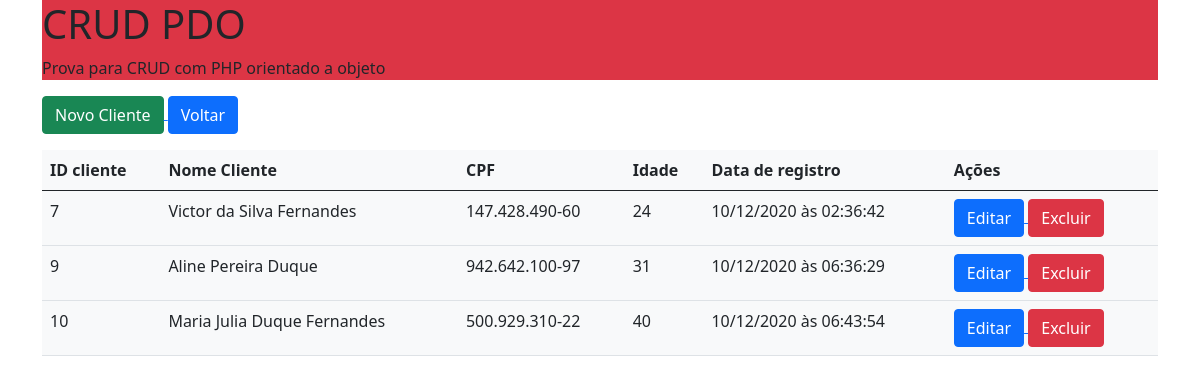
The page /clientes.php on the database its author committed.
### tables this page shows
CREATE TABLE `cliente` (
  `id` int(11) NOT NULL,
  `nome` text NOT NULL,
  `idade` text NOT NULL,
  `cpf` varchar(255) NOT NULL,
  `data_cadastro` timestamp NOT NULL DEFAULT current_timestamp() ON UPDATE current_timestamp(),
  `faturas_id` varchar(255) NOT NULL
);

### app/Db/Database.php (called while the page is built, shortened)
<?php
class Database{
    private $table;
    private $connection;
    public function __construct($table = null){
        $this->table = $table;
    }
    private function setConnection(){
        try{
            $this->connection = new PDO('mysql:host='.self::HOST.';dbname='.self::NAME,self::USER,self::PASS);
            $this->connection->setAttribute(PDO::ATTR_ERRMODE,PDO::ERRMODE_EXCEPTION);
        }catch(PDOException $e){
            die('ERROR: ' . $e->getMessage());
        }
    }
    public function execute($query, $params = []){
        try{
            $statement = $this->connection->prepare($query);
            $statement->execute($params);
            return $statement;
        }catch(PDOException $e){
            die('ERROR: ' . $e->getMessage());
        }
    }
    public function select($where = null, $order = null, $limit = null, $fields = '*'){
        $where = strlen($where) ? 'WHERE '.$where : '';
        $order = strlen($order) ? 'ORDER BY '.$order : '';
        $limit = strlen($limit) ? 'LIMIT '.$limit : '';
        $query = 'SELECT '.$fields.' FROM '.$this->table. ' '.$where.' '.$order.' '.$limit;
        return $this->execute($query);
    }
}

### app/Entity/Cliente.php (called while the page is built, shortened)
<?php
class Cliente{
    public static function getClientes($where = null, $order = null, $limit = null){
        return (new Database('cliente'))->select($where,$order,$limit)
                                        ->fetchAll(PDO::FETCH_CLASS,self::class);
    }
}

### clientes.php (called while the page is built, shortened)
<?php
$clientes = Cliente::getClientes();
include __DIR__.'/includes/header.php';
include __DIR__.'/includes/listagem.php';
include __DIR__.'/includes/footer.php';

### includes/listagem.php (the view, shortened to what this page needs)
<?php
    $resultados = '';
    foreach($clientes as $cliente){
        $resultados .= '<tr>
                            <td>'.$cliente->id.'</td>
                            <td>'.$cliente->nome.'</td>
                            <td>'.$cliente->cpf.'</td>
                            <td>'.$cliente->idade.'</td>
                            <td>'.date('d/m/Y à\s H:i:s', strtotime($cliente->data_cadastro)).'</td>
                            <td>
                                <a href="editar.php?id='.$cliente->id.'">
                                    <button type="button" class="btn btn-primary">Editar</button>
                                </a>
                                <a href="excluir.php?id='.$cliente->id.'">
                                    <button type="button" class="btn btn-danger">Excluir</button>
                                </a>
                            </td>
                        </tr>';
    }
    $resultados = strlen($resultados) ? $resultados : '<tr>
                                                            <td colspan="6" class="text-center">
                                                                Nenhum cliente cadastrado
                                                            </td>
                                                        </tr>';
?>
<main>
    <section>
        <a href="cadastrar.php">
            <button class="btn btn-success">Novo Cliente</button>
        </a>
        <a href="home.php">
            <button class="btn btn-primary">Voltar</button>
        </a>
    </section>
    <section>
        <table class="table bg-light mt-3">
            <thead>
                <tr>
                    <th>ID cliente</th>
                    <th>Nome Cliente</th>
                    <th>CPF</th>
                    <th>Idade</th>
                    <th>Data de registro</th>
                    <th>Ações</th>
                </tr>
            </thead>
            <tbody>
                <?=$resultados?>
            </tbody>
        </table>
    </section>
</main>

### rows shown on the page
cliente: id "7", nome "Victor da Silva Fernandes", cpf "147.428.490-60", idade "24", data_cadastro "10/12/2020 às 02:36:42"
cliente: id "9", nome "Aline Pereira Duque", cpf "942.642.100-97", idade "31", data_cadastro "10/12/2020 às 06:36:29"
cliente: id "10", nome "Maria Julia Duque Fernandes", cpf "500.929.310-22", idade "40", data_cadastro "10/12/2020 às 06:43:54"
